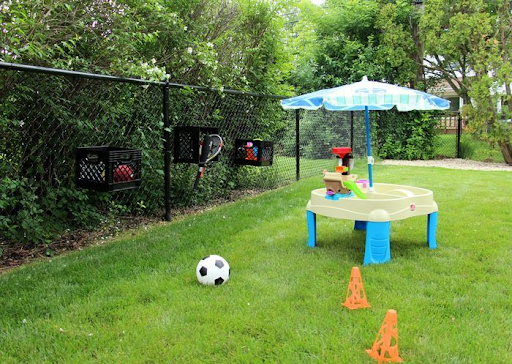
#> input picture park.png, 512 x 364 px
$ python w2-task4.py
#> lines starting #> are read from the running program, lines starting #| are printed output that depends on the picture
import cv2 as cv
import numpy as np

def main():
    # load image
    face = cv.imread("park.png")
#> face is the input picture: shape (364, 512, 3); mean B, G, R 67.4, 128.9, 103.9
    p = cv.imread("WIN_20230908_11_14_23_Pro.jpg")
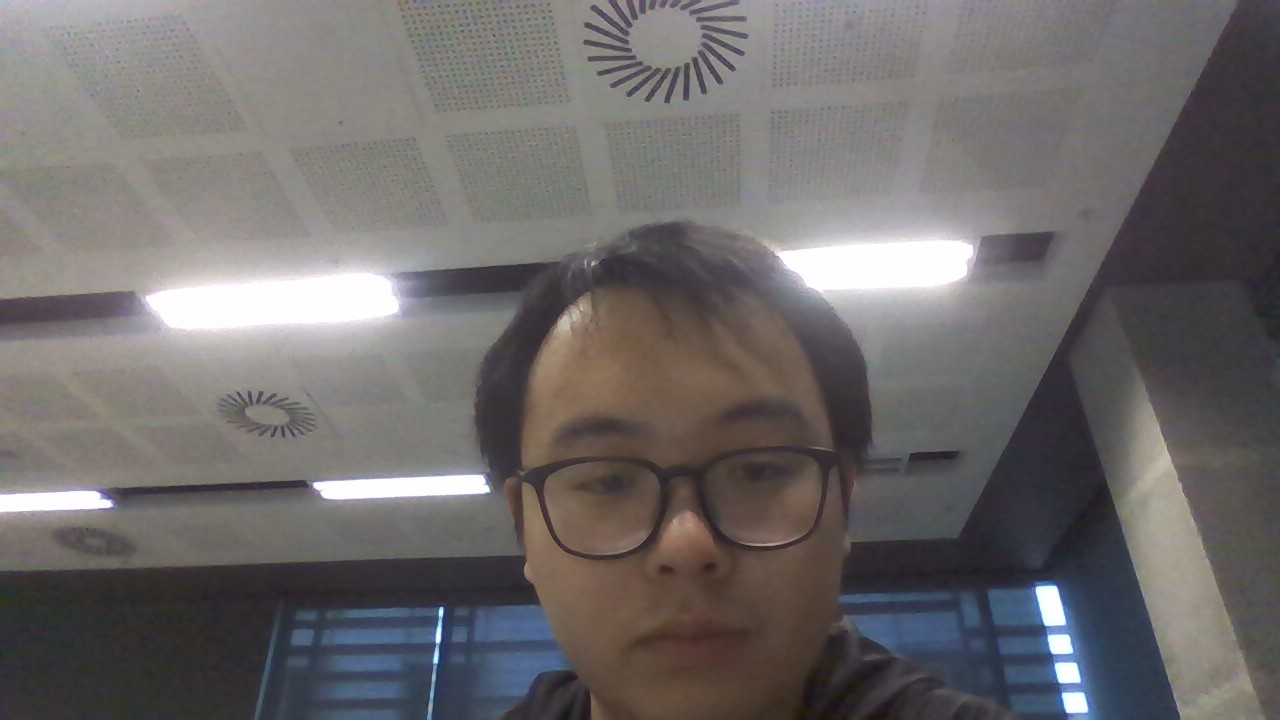
#> input picture WIN_20230908_11_14_23_Pro.jpg, 1280 x 720 px
#> p is the input picture: shape (720, 1280, 3); mean B, G, R 106.2, 106.3, 109.9
    # kernel truple
    ksize = (5,5)

    # diaplay cv image
    cv.imshow("Original", face)

    # apply the blurring effect
    blur_face = cv.blur(face, ksize)
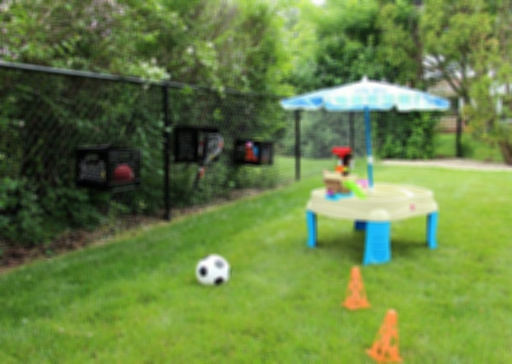
#> blur_face: shape (364, 512, 3); mean B, G, R 67.4, 128.9, 103.9
    # diaplay cv image
    cv.imshow("Blur", blur_face)

    gauss_face = cv.GaussianBlur(face, ksize, sigmaX = 0, sigmaY = 0)
    # diaplay cv image
    cv.imshow("Average", gauss_face)

    median_face = cv.medianBlur(face, 5)
    # diaplay cv image
    cv.imshow("MedianBlur", median_face)

    biliteral_face = cv.bilateralFilter(face, 10, 100, 100)
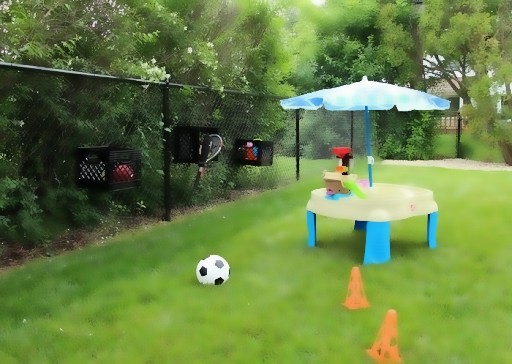
#> biliteral_face: shape (364, 512, 3); mean B, G, R 67.1, 128.8, 103.7
    # diaplay cv image
    cv.imshow("Biliteral", biliteral_face)

    filter_face = cv.filter2D(p, 10, face) # by using the value of p to convolve with the face
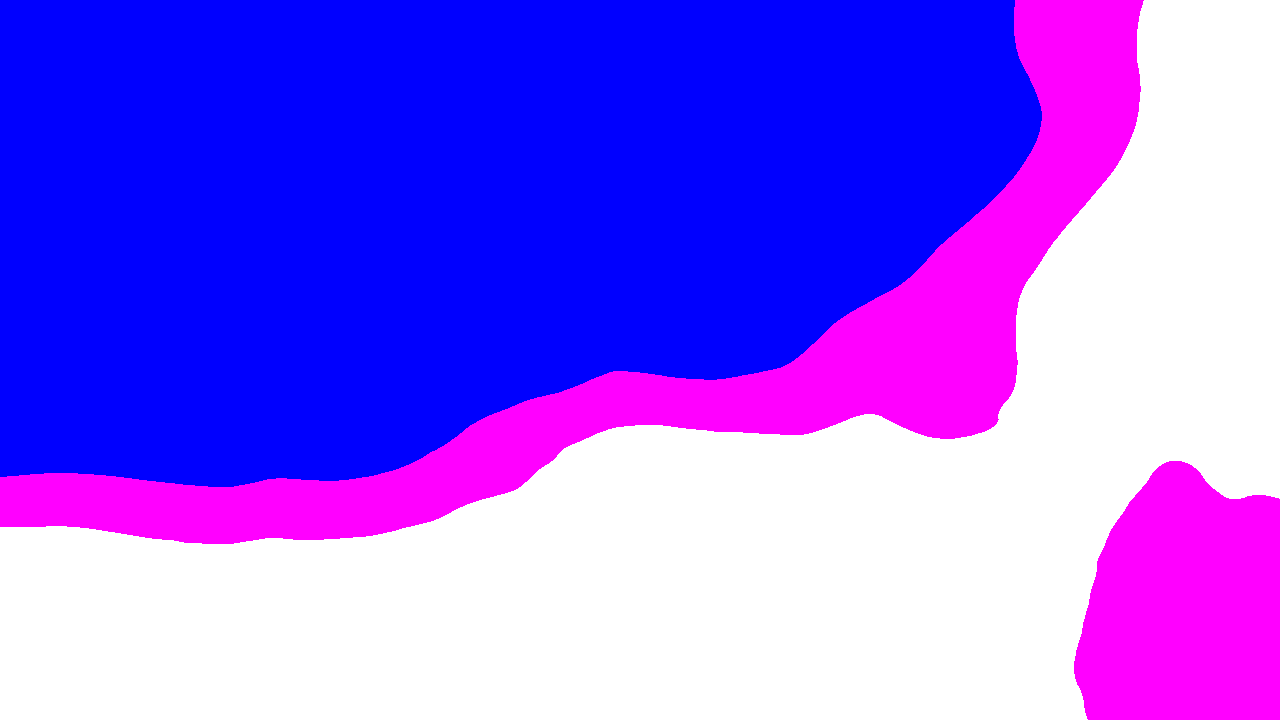
#> filter_face: shape (720, 1280, 3) uint16; mean B, G, R 65535, 25713.7, 36383.1; drawn with min black and max white
    # diaplay cv image
    cv.imshow("Filter2D", filter_face)


    # close the image when you press any key
    cv.waitKey(0)


if __name__ == "__main__":

    main()
